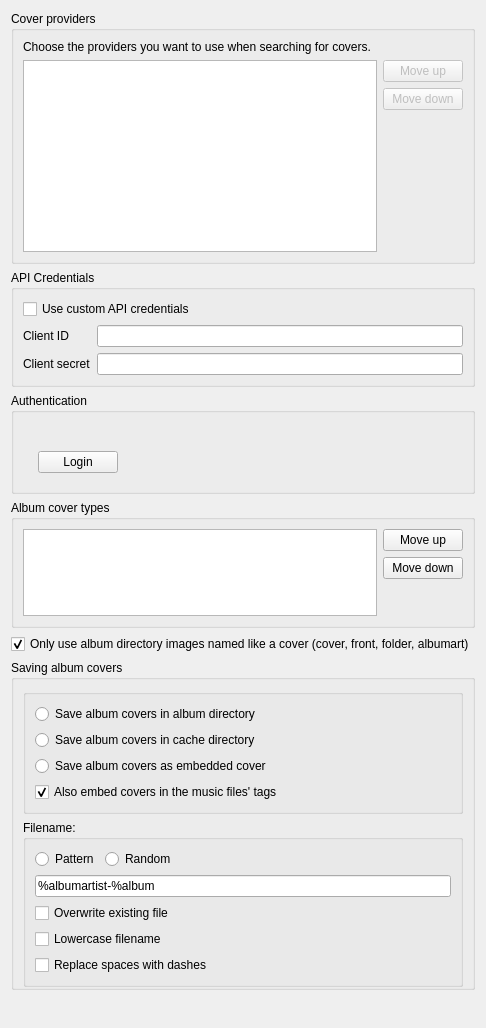
<?xml version="1.0" encoding="UTF-8"?>
<ui version="4.0">
 <class>CoversSettingsPage</class>
 <widget class="QWidget" name="CoversSettingsPage">
  <property name="geometry">
   <rect>
    <x>0</x>
    <y>0</y>
    <width>460</width>
    <height>1028</height>
   </rect>
  </property>
  <property name="windowTitle">
   <string>Covers</string>
  </property>
  <layout class="QVBoxLayout" name="layout_coverssettingspage">
   <item>
    <widget class="QGroupBox" name="groupbox_providers">
     <property name="sizePolicy">
      <sizepolicy hsizetype="Preferred" vsizetype="Expanding">
       <horstretch>0</horstretch>
       <verstretch>0</verstretch>
      </sizepolicy>
     </property>
     <property name="title">
      <string>Cover providers</string>
     </property>
     <layout class="QVBoxLayout" name="verticalLayout_15">
      <item>
       <widget class="QLabel" name="label_enabled">
        <property name="text">
         <string>Choose the providers you want to use when searching for covers.</string>
        </property>
        <property name="wordWrap">
         <bool>true</bool>
        </property>
       </widget>
      </item>
      <item>
       <layout class="QHBoxLayout" name="layout_providers">
        <item>
         <widget class="QListWidget" name="providers"/>
        </item>
        <item>
         <layout class="QVBoxLayout" name="layout_providers_updown">
          <item>
           <widget class="QPushButton" name="providers_up">
            <property name="enabled">
             <bool>false</bool>
            </property>
            <property name="text">
             <string>Move up</string>
            </property>
           </widget>
          </item>
          <item>
           <widget class="QPushButton" name="providers_down">
            <property name="enabled">
             <bool>false</bool>
            </property>
            <property name="text">
             <string>Move down</string>
            </property>
           </widget>
          </item>
          <item>
           <spacer name="spacer_providers_updown">
            <property name="orientation">
             <enum>Qt::Vertical</enum>
            </property>
            <property name="sizeHint" stdset="0">
             <size>
              <width>20</width>
              <height>40</height>
             </size>
            </property>
           </spacer>
          </item>
         </layout>
        </item>
       </layout>
      </item>
     </layout>
    </widget>
   </item>
   <item>
    <widget class="QGroupBox" name="groupbox_api_credentials">
     <property name="sizePolicy">
      <sizepolicy hsizetype="Preferred" vsizetype="Maximum">
       <horstretch>0</horstretch>
       <verstretch>0</verstretch>
      </sizepolicy>
     </property>
     <property name="title">
      <string>API Credentials</string>
     </property>
     <layout class="QVBoxLayout" name="layout_credentials">
      <item>
       <widget class="QCheckBox" name="checkbox_custom_api_credentials">
        <property name="text">
         <string>Use custom API credentials</string>
        </property>
       </widget>
      </item>
      <item>
       <layout class="QFormLayout" name="formlayout_api_credentials">
        <item row="0" column="0">
         <widget class="QLabel" name="label_api_credential_id">
          <property name="text">
           <string>Client ID</string>
          </property>
         </widget>
        </item>
        <item row="0" column="1">
         <widget class="QLineEdit" name="lineedit_api_credential_id">
          <property name="text">
           <string notr="true"/>
          </property>
         </widget>
        </item>
        <item row="1" column="0">
         <widget class="QLabel" name="label_api_credential_secret">
          <property name="text">
           <string>Client secret</string>
          </property>
         </widget>
        </item>
        <item row="1" column="1">
         <widget class="QLineEdit" name="lineedit_api_credential_secret">
          <property name="echoMode">
           <enum>QLineEdit::Password</enum>
          </property>
         </widget>
        </item>
       </layout>
      </item>
     </layout>
    </widget>
   </item>
   <item>
    <widget class="QGroupBox" name="authentication">
     <property name="sizePolicy">
      <sizepolicy hsizetype="Preferred" vsizetype="Maximum">
       <horstretch>0</horstretch>
       <verstretch>0</verstretch>
      </sizepolicy>
     </property>
     <property name="title">
      <string>Authentication</string>
     </property>
     <layout class="QVBoxLayout" name="verticalLayout">
      <item>
       <widget class="QLabel" name="label_auth_info">
        <property name="text">
         <string/>
        </property>
        <property name="wordWrap">
         <bool>true</bool>
        </property>
       </widget>
      </item>
      <item>
       <layout class="QHBoxLayout" name="layout_authenticate">
        <item>
         <widget class="LoginStateWidget" name="login_state" native="true"/>
        </item>
        <item>
         <widget class="QWidget" name="widget_authenticate" native="true">
          <layout class="QHBoxLayout" name="layout_button_authenticate">
           <item>
            <widget class="QPushButton" name="button_authenticate">
             <property name="text">
              <string>Login</string>
             </property>
            </widget>
           </item>
          </layout>
         </widget>
        </item>
        <item>
         <spacer name="spacer_button_authenticate">
          <property name="orientation">
           <enum>Qt::Horizontal</enum>
          </property>
          <property name="sizeHint" stdset="0">
           <size>
            <width>40</width>
            <height>20</height>
           </size>
          </property>
         </spacer>
        </item>
       </layout>
      </item>
     </layout>
    </widget>
   </item>
   <item>
    <widget class="QGroupBox" name="groupbox_album_cover_art_types">
     <property name="title">
      <string>Album cover types</string>
     </property>
     <layout class="QHBoxLayout" name="horizontalLayout">
      <item>
       <widget class="QListWidget" name="types">
        <property name="sizePolicy">
         <sizepolicy hsizetype="Expanding" vsizetype="Ignored">
          <horstretch>0</horstretch>
          <verstretch>0</verstretch>
         </sizepolicy>
        </property>
       </widget>
      </item>
      <item>
       <layout class="QVBoxLayout" name="layout_move_up_down">
        <item>
         <widget class="QPushButton" name="types_up">
          <property name="text">
           <string>Move up</string>
          </property>
         </widget>
        </item>
        <item>
         <widget class="QPushButton" name="types_down">
          <property name="text">
           <string>Move down</string>
          </property>
         </widget>
        </item>
        <item>
         <spacer name="spacer_types_updown">
          <property name="orientation">
           <enum>Qt::Vertical</enum>
          </property>
          <property name="sizeHint" stdset="0">
           <size>
            <width>20</width>
            <height>40</height>
           </size>
          </property>
         </spacer>
        </item>
       </layout>
      </item>
     </layout>
    </widget>
   </item>
   <item>
    <widget class="QCheckBox" name="checkbox_automatic_strict">
     <property name="toolTip">
      <string>When unchecked, any image in the folder of a song can be used as its cover, like an unrelated picture in a downloads folder.</string>
     </property>
     <property name="text">
      <string>Only use album directory images named like a cover (cover, front, folder, albumart)</string>
     </property>
     <property name="checked">
      <bool>true</bool>
     </property>
    </widget>
   </item>
   <item>
    <widget class="QGroupBox" name="groupbox_albumcovers">
     <property name="title">
      <string>Saving album covers</string>
     </property>
     <layout class="QVBoxLayout" name="layout_albumcovers">
      <property name="bottomMargin">
       <number>0</number>
      </property>
      <item>
       <widget class="QGroupBox" name="groupbox_save_options">
        <property name="title">
         <string/>
        </property>
        <layout class="QVBoxLayout" name="verticalLayout_2">
         <item>
          <widget class="QRadioButton" name="radiobutton_save_albumcover_albumdir">
           <property name="text">
            <string>Save album covers in album directory</string>
           </property>
          </widget>
         </item>
         <item>
          <widget class="QRadioButton" name="radiobutton_save_albumcover_cache">
           <property name="text">
            <string>Save album covers in cache directory</string>
           </property>
          </widget>
         </item>
         <item>
          <widget class="QRadioButton" name="radiobutton_save_albumcover_embedded">
           <property name="text">
            <string>Save album covers as embedded cover</string>
           </property>
          </widget>
         </item>
         <item>
          <widget class="QCheckBox" name="checkbox_save_embed_also">
           <property name="toolTip">
            <string>Covers set from file, URL, search or drag and drop are also written into the tags of the music files (ID3v2 APIC frame for MP3), so they are kept with the files.</string>
           </property>
           <property name="text">
            <string>Also embed covers in the music files' tags</string>
           </property>
           <property name="checked">
            <bool>true</bool>
           </property>
          </widget>
         </item>
        </layout>
       </widget>
      </item>
      <item>
       <widget class="QGroupBox" name="groupbox_cover_filename">
        <property name="title">
         <string>Filename:</string>
        </property>
        <layout class="QVBoxLayout" name="layout_cover_filename">
         <item>
          <widget class="QWidget" name="groupbox_cover_type" native="true">
           <layout class="QHBoxLayout" name="layout_cover_type">
            <property name="leftMargin">
             <number>0</number>
            </property>
            <property name="topMargin">
             <number>0</number>
            </property>
            <property name="rightMargin">
             <number>0</number>
            </property>
            <property name="bottomMargin">
             <number>0</number>
            </property>
            <item>
             <widget class="QRadioButton" name="radiobutton_cover_pattern">
              <property name="text">
               <string>Pattern</string>
              </property>
             </widget>
            </item>
            <item>
             <widget class="QRadioButton" name="radiobutton_cover_hash">
              <property name="text">
               <string>Random</string>
              </property>
             </widget>
            </item>
            <item>
             <spacer name="spacer_cover_filename_bttons">
              <property name="orientation">
               <enum>Qt::Horizontal</enum>
              </property>
              <property name="sizeHint" stdset="0">
               <size>
                <width>40</width>
                <height>20</height>
               </size>
              </property>
             </spacer>
            </item>
           </layout>
          </widget>
         </item>
         <item>
          <widget class="QLineEdit" name="lineedit_cover_pattern">
           <property name="text">
            <string notr="true">%albumartist-%album</string>
           </property>
          </widget>
         </item>
         <item>
          <widget class="QCheckBox" name="checkbox_cover_overwrite">
           <property name="text">
            <string>Overwrite existing file</string>
           </property>
          </widget>
         </item>
         <item>
          <widget class="QCheckBox" name="checkbox_cover_lowercase">
           <property name="text">
            <string>Lowercase filename</string>
           </property>
          </widget>
         </item>
         <item>
          <widget class="QCheckBox" name="checkbox_cover_replace_spaces">
           <property name="text">
            <string>Replace spaces with dashes</string>
           </property>
          </widget>
         </item>
        </layout>
       </widget>
      </item>
     </layout>
    </widget>
   </item>
   <item>
    <spacer name="spacer_bottom">
     <property name="orientation">
      <enum>Qt::Vertical</enum>
     </property>
     <property name="sizeHint" stdset="0">
      <size>
       <width>20</width>
       <height>30</height>
      </size>
     </property>
    </spacer>
   </item>
  </layout>
 </widget>
 <customwidgets>
  <customwidget>
   <class>LoginStateWidget</class>
   <extends>QWidget</extends>
   <header>widgets/loginstatewidget.h</header>
   <container>1</container>
  </customwidget>
 </customwidgets>
 <tabstops>
  <tabstop>providers</tabstop>
  <tabstop>providers_up</tabstop>
  <tabstop>providers_down</tabstop>
  <tabstop>checkbox_custom_api_credentials</tabstop>
  <tabstop>lineedit_api_credential_id</tabstop>
  <tabstop>lineedit_api_credential_secret</tabstop>
  <tabstop>button_authenticate</tabstop>
  <tabstop>types</tabstop>
  <tabstop>types_up</tabstop>
  <tabstop>types_down</tabstop>
  <tabstop>radiobutton_save_albumcover_albumdir</tabstop>
  <tabstop>radiobutton_save_albumcover_cache</tabstop>
  <tabstop>radiobutton_save_albumcover_embedded</tabstop>
  <tabstop>radiobutton_cover_pattern</tabstop>
  <tabstop>radiobutton_cover_hash</tabstop>
  <tabstop>lineedit_cover_pattern</tabstop>
  <tabstop>checkbox_cover_overwrite</tabstop>
  <tabstop>checkbox_cover_lowercase</tabstop>
  <tabstop>checkbox_cover_replace_spaces</tabstop>
 </tabstops>
 <resources/>
 <connections/>
</ui>
